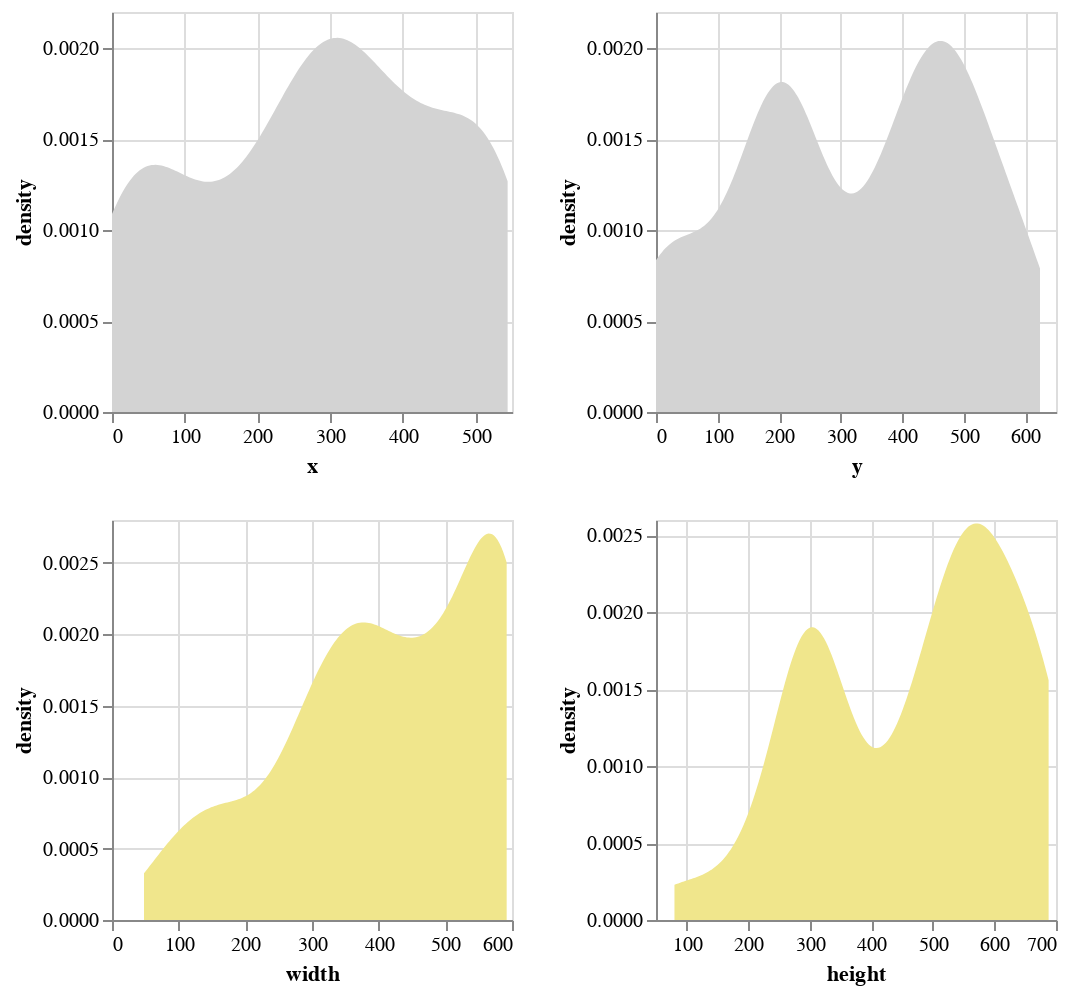

This figure's notebook cell:
### Code cell
(alt.Chart(df, height=200, width=200).transform_density(
    'x',
    as_=['x', 'density']
).mark_area(color='lightgrey').encode(
    x='x:Q',
    y='density:Q'
) | alt.Chart(df, height=200, width=200).transform_density(
    'y',
    as_=['y', 'density']
).mark_area(color='lightgrey').encode(
    x='y:Q',
    y='density:Q'
)) & (alt.Chart(df, height=200, width=200).transform_density(
    'width',
    as_=['width', 'density']
).mark_area(color='khaki').encode(
    x='width:Q',
    y='density:Q'
) | alt.Chart(df, height=200, width=200).transform_density(
    'height',
    as_=['height', 'density']
).mark_area(color='khaki').encode(
    x='height:Q',
    y='density:Q'
))

### Figure 1 — Vega-Lite specification as saved in the notebook (floating-point values rounded to 4 significant figures; data arrays with more than 128 entries replaced by an {"elided": "..."} marker saying what was removed)
{"config": {"view": {"continuousWidth": 400, "continuousHeight": 300}}, "vconcat": [{"hconcat": [{"mark": {"type": "area", "color": "lightgrey"}, "encoding": {"x": {"type": "quantitative", "field": "x"}, "y": {"type": "quantitative", "field": "density"}}, "height": 200, "transform": [{"density": "x", "as": ["x", "density"]}], "width": 200}, {"mark": {"type": "area", "color": "lightgrey"}, "encoding": {"x": {"type": "quantitative", "field": "y"}, "y": {"type": "quantitative", "field": "density"}}, "height": 200, "transform": [{"density": "y", "as": ["y", "density"]}], "width": 200}]}, {"hconcat": [{"mark": {"type": "area", "color": "khaki"}, "encoding": {"x": {"type": "quantitative", "field": "width"}, "y": {"type": "quantitative", "field": "density"}}, "height": 200, "transform": [{"density": "width", "as": ["width", "density"]}], "width": 200}, {"mark": {"type": "area", "color": "khaki"}, "encoding": {"x": {"type": "quantitative", "field": "height"}, "y": {"type": "quantitative", "field": "density"}}, "height": 200, "transform": [{"density": "height", "as": ["height", "density"]}], "width": 200}]}], "data": {"name": "data-3b9be3985ee8c1e05b6769c1b3d461cd"}, "$schema": "https://vega.github.io/schema/vega-lite/v4.0.0.json", "datasets": {"data-3b9be3985ee8c1e05b6769c1b3d461cd": {"elided": "320 records"}}}
